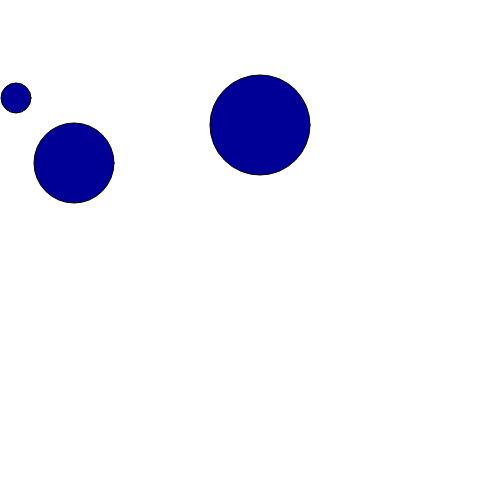
Frame 1 (no input)
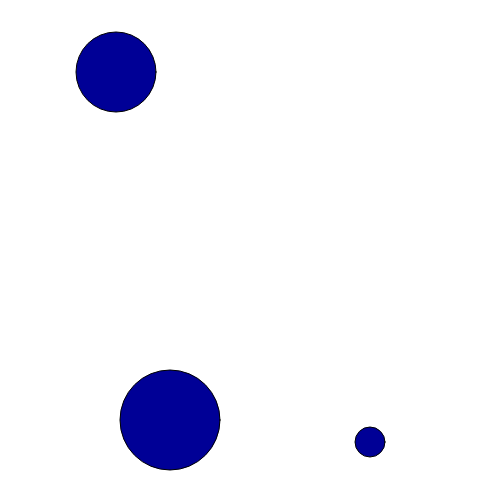
Frame 60 (no input)
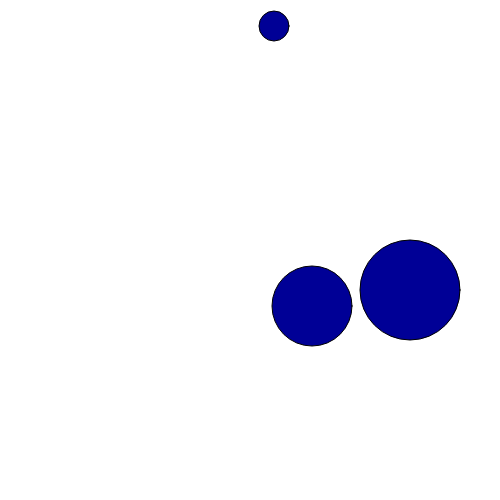
Frame 120 (the mouse pressed at the canvas centre since frame 60)

The p5.js sketch that drew these frames (run headless with seeded random() and noise() and a simulated clock; from frame 60 on, the mouse is pressed at the canvas centre):

// p5.js sketch
// ── sketch.js
var myShape;
var myShape2;
var myShape3;

function setup (){

	createCanvas(500,500);

var myColor = color(255,40,30);

//this is the instance mentioned below 
myShape = new Shape(250,120, 10, 5,100);
myShape2 = new Shape(10,90,6,8,30);
myShape3 = new Shape(60,150,14,13,80);


		//after you ad velocity you need to call animate 

	//put setup code here 
}

function draw (){
	background(255);
myShape.animate();
myShape.display(); 

myShape2.animate();
myShape2.display();

myShape3.animate();
myShape3.display();

	//put drawing here
	// but do make an object in draw, but you can display it here
}

//this below is a CONSTRUCTOR for the class 
function Shape (xPos, yPos, myXVel,myYVel,mySize, myRedVal){

//this above is a MyClass and this.x keeps it with the class only 	
	this.x = xPos; 
	this.y = yPos;
	this.xVel = myXVel;
	this.yVel = myYVel;
	this.r = myRedVal;

	this.size = mySize ;

	//this is to move and animate 
	this.animate = function (){
this.x = this.x + this.xVel; 
this.y = this.y + this.yVel; 


//this is how to do bouncy balls
if(this.x>width || this.x < 0){
	this.xVel *= -1;
}
if(this.y>height || this.y < 0){
	this.yVel *= -1;

	}
}

	this.display = function(){
		fill(0,0,150);
		ellipse(this.x,this.y, this.size, this.size);
		// can't just call x, y, size, size - you NEED this. this. etc wihin scope of class no confusion 
	}
	
};
//put }; to close class

// NOW YOU NEDD TO CALL THE CLASS AND BUILD OBJECT 2 STEPS

//1 is an instance - it's gonna be global in this case "mySHape^"
